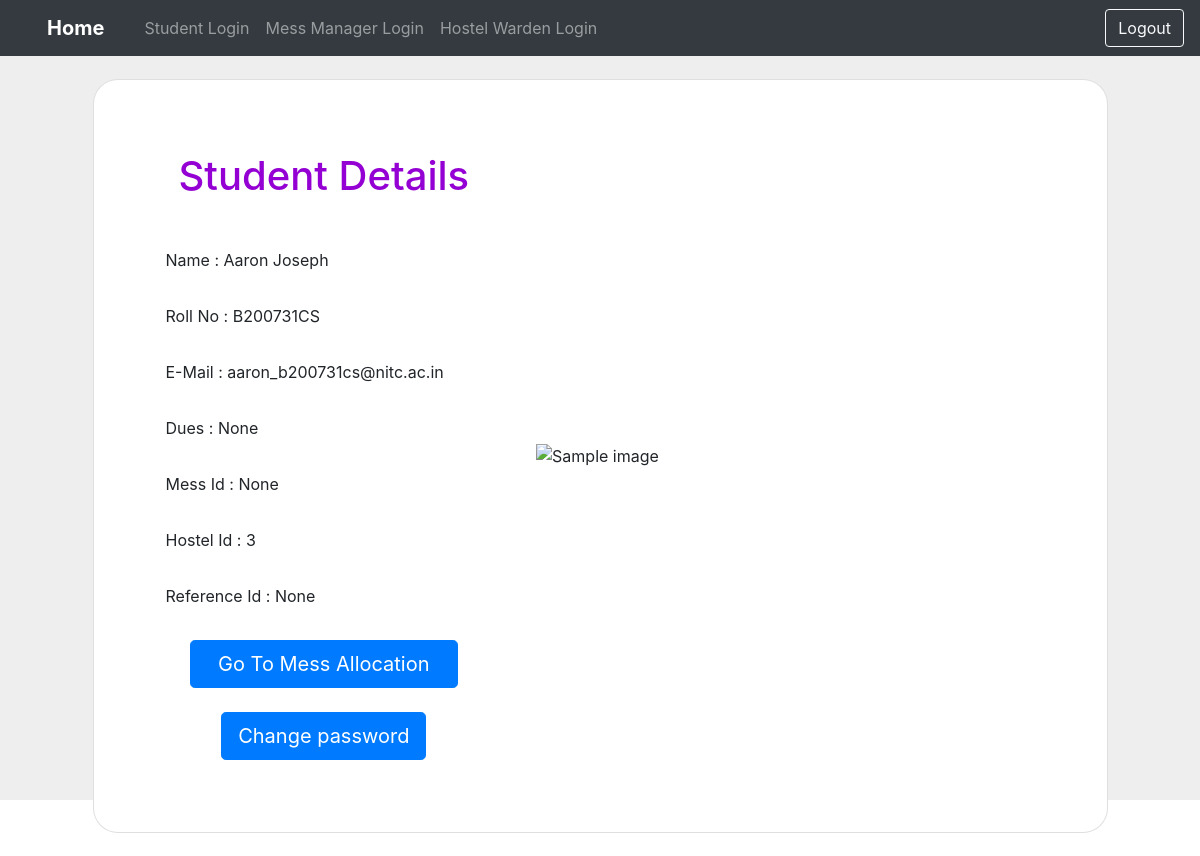
Screenshot of /B200731CS/student_dashboard with the database file from the repository.
### tables this page shows
CREATE TABLE Student(
	Student_Name varchar(50) NOT NULL,
	Roll_No varchar(9) NOT NULL UNIQUE PRIMARY KEY,
	email varchar(50) NOT NULL,
	Mess_Id INTEGER,
	Hostel_Id INTEGER,
	Ref_Id varchar(20),
	Dues INTEGER DEFAULT 0,
	FOREIGN KEY (Mess_Id) REFERENCES Mess_Details(Mess_Id),
	FOREIGN KEY (Hostel_Id) REFERENCES Hostel_Details(Hostel_Id)
	
);

### mess.py (the view)
@app.route('/<student_id>/student_dashboard', methods=('GET', 'POST'))
def student_dashboard(student_id):
    if request.method == 'GET':
        conn = get_db_connection()
        student = conn.execute(
            'SELECT * FROM Student WHERE Roll_No=?', (student_id,)).fetchone()
        conn.close()
        return render_template('student_dashboard.html', student=student)
    elif request.method == 'POST':
        return redirect(url_for('mess_allocation_homepage', student_id=student_id))
    return render_template('student_dashboard.html', student=student)

### mess.py (called while the page is built)
def get_db_connection():
    conn = sqlite3.connect('database.db')
    conn.row_factory = sqlite3.Row
    return conn

### templates/student_dashboard.html (shortened to what this page needs)
<!DOCTYPE html>
<html lang="en">
<head>
    <link rel="stylesheet" href="https://cdn.jsdelivr.net/npm/bootstrap@4.3.1/dist/css/bootstrap.min.css"
>
</head>
<body>
    <section class="vh-100" style="background-color: #eee;">
        <nav class="navbar navbar-expand-lg navbar-dark bg-dark">
            <div class="container-fluid">
                <a class="navbar-brand" href="{{url_for('home_page')}}">
                    <b class="fab fa-github fa-2x mx-3 ps-1">Home</b>
                </a>
                <div class="collapse navbar-collapse" id="navbarSupportedContent">
                    <ul class="navbar-nav me-auto mb-2 mb-lg-0">
                        <li class="nav-item">
                            <a class="nav-link" href="{{url_for('student_login')}}">Student
                                Login</a>
                        </li>
                        <li class="nav-item">
                            <a class="nav-link" href="{{url_for('login_managers')}}">Mess
                                Manager Login</a>
                        </li>
                        <li class="nav-item">
                            <a class="nav-link" href="{{url_for('login_wardens')}}">Hostel
                                Warden Login</a>
                        </li>
                    </ul>
                </div>
            </div>
            <a href="{{url_for('student_login')}}" class="btn btn-outline-light" type="submit">Logout</a>
        </nav>
        <div class="container h-100">
            <div class="row d-flex justify-content-center align-items-center h-100">
                <div class="col-lg-12 col-xl-11">
                    <div class="card text-black" style="border-radius: 25px;">
                        <div class="card-body p-md-5">
                            <div class="row justify-content-center">
                                <div class="col-md-10 col-lg-6 col-xl-5 order-2 order-lg-1">
                                    <p class="text-center h1 fw-bold mb-5 mx-1 mx-md-4 mt-4" style="color: darkviolet;">
                                        Student Details</p>
                                    <form class="mx-1 mx-md-4" method="post">
                                        <div class="d-flex flex-row align-items-center mb-4">
                                            <div class="form-outline flex-fill mb-0">
                                                <label class="form-label" for="form3Example1c"> Name :
                                                    {{student[0]}}</label>
                                            </div>
                                        </div>
                                        <div class="d-flex flex-row align-items-center mb-4">
                                            <div class="form-outline flex-fill mb-0">
                                                <label class="form-label" for="form3Example4c">Roll No :
                                                    {{student[1]}}</label>
                                            </div>
                                        </div>
                                        <div class="d-flex flex-row align-items-center mb-4">
                                            <div class="form-outline flex-fill mb-0">
                                                <label class="form-label" for="form3Example4cd">E-Mail :
                                                    {{student[2]}}</label>
                                            </div>
                                        </div>
                                        <div class="d-flex flex-row align-items-center mb-4">
                                            <div class="form-outline flex-fill mb-0">
                                                <label class="form-label" for="form3Example4cd">Dues :
                                                    {{student[6]}}</label>
                                            </div>
                                        </div>
                                        <div class="d-flex flex-row align-items-center mb-4">
                                            <div class="form-outline flex-fill mb-0">
                                                <label class="form-label" for="form3Example4cd">Mess Id :
                                                    {{student[3]}}</label>
                                            </div>
                                        </div>
                                        <div class="d-flex flex-row align-items-center mb-4">
                                            <div class="form-outline flex-fill mb-0">
                                                <label class="form-label" for="form3Example4cd">Hostel Id :
                                                    {{student[4]}}</label>
                                            </div>
                                        </div>
                                        <div class="d-flex flex-row align-items-center mb-4">
                                            <div class="form-outline flex-fill mb-0">
                                                <label class="form-label" for="form3Example4cd">Reference Id :
                                                    {{student[5]}}</label>
                                            </div>
                                        </div>
                                        {% if (student[5] is not none) or ((student[6] is not none) and (student[6]>0))
                                        %}
                                        <div class="d-flex justify-content-center mx-4 mb-3 mb-lg-4">
                                            <button type="submit" class="btn btn-danger btn-lg" disabled>Go To Mess
                                                Allocation</button>
                                        </div>
                                        {% else %}
                                        <div class="d-flex justify-content-center mx-4 mb-3 mb-lg-4">
                                            <button type="submit" class="btn btn-primary btn-lg btn-block">Go To Mess
                                                Allocation</button>
                                        </div>
                                        {% endif %}
                                        <div class="d-flex justify-content-center mx-4 mb-3 mb-lg-4">
                                            <a href="{{url_for('sign_up',username=student[2])}}"
                                                class="btn btn-primary btn-lg"> Change password </a>
                                        </div>
                                    </form>
                                </div>
                                <div class="col-md-10 col-lg-6 col-xl-7 d-flex align-items-center order-1 order-lg-2">
                                    <img src="https://t4.ftcdn.net/jpg/02/99/06/99/360_F_299069957_9FfNrl3vi6yDSnvEgL6xXRVSYVb0PKkO.jpg"
                                        class="img-fluid" alt="Sample image">
                                </div>
                            </div>
                        </div>
                    </div>
                </div>
            </div>
        </div>
    </section>
</body>
</html>

### rows the page displays
Student: Student_Name "Aaron Joseph", Roll_No "B200731CS", email "aaron_b200731cs@nitc.ac.in", Hostel_Id "3"

### other values shown
{{ student[6] }} "None"
{{ student[3] }} "None"
{{ student[5] }} "None"
